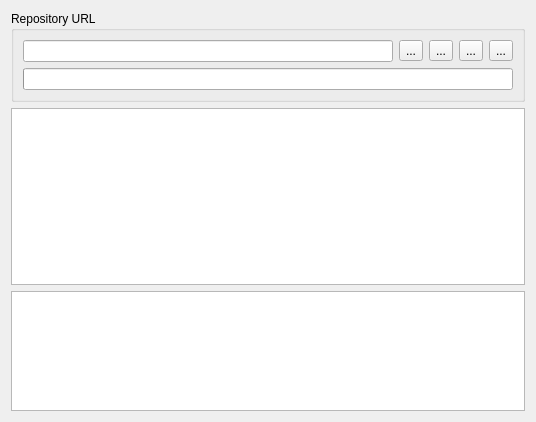
<?xml version="1.0" encoding="UTF-8"?>
<ui version="4.0">
 <class>TemplateManager</class>
 <widget class="QWidget" name="TemplateManager">
  <property name="geometry">
   <rect>
    <x>0</x>
    <y>0</y>
    <width>536</width>
    <height>422</height>
   </rect>
  </property>
  <property name="windowTitle">
   <string>Form</string>
  </property>
  <layout class="QVBoxLayout" name="verticalLayout">
   <item>
    <widget class="QGroupBox" name="groupBox">
     <property name="title">
      <string>Repository URL</string>
     </property>
     <layout class="QGridLayout" name="gridLayout">
      <item row="0" column="0">
       <widget class="QLineEdit" name="repoUrl"/>
      </item>
      <item row="0" column="1">
       <widget class="QToolButton" name="updateRepository">
        <property name="text">
         <string>...</string>
        </property>
        <property name="icon">
         <iconset resource="resources/resources.qrc">
          <normaloff>:/images/actions/view-refresh.svg</normaloff>:/images/actions/view-refresh.svg</iconset>
        </property>
       </widget>
      </item>
      <item row="0" column="2">
       <widget class="QToolButton" name="selectAll">
        <property name="text">
         <string>...</string>
        </property>
        <property name="icon">
         <iconset resource="resources/resources.qrc">
          <normaloff>:/images/actions/edit-select-all.svg</normaloff>:/images/actions/edit-select-all.svg</iconset>
        </property>
       </widget>
      </item>
      <item row="0" column="3">
       <widget class="QToolButton" name="unselectAll">
        <property name="text">
         <string>...</string>
        </property>
        <property name="icon">
         <iconset resource="resources/resources.qrc">
          <normaloff>:/images/actions/deletecell.svg</normaloff>:/images/actions/deletecell.svg</iconset>
        </property>
       </widget>
      </item>
      <item row="0" column="4">
       <widget class="QToolButton" name="downloadFromRepo">
        <property name="text">
         <string>...</string>
        </property>
        <property name="icon">
         <iconset resource="resources/resources.qrc">
          <normaloff>:/images/actions/edit-download.svg</normaloff>:/images/actions/edit-download.svg</iconset>
        </property>
       </widget>
      </item>
      <item row="1" column="0" colspan="5">
       <widget class="QProgressBar" name="totalProgressBar"/>
      </item>
     </layout>
    </widget>
   </item>
   <item>
    <widget class="QListWidget" name="widgetList">
     <property name="sizePolicy">
      <sizepolicy hsizetype="Expanding" vsizetype="Expanding">
       <horstretch>0</horstretch>
       <verstretch>1</verstretch>
      </sizepolicy>
     </property>
     <property name="editTriggers">
      <set>QAbstractItemView::NoEditTriggers</set>
     </property>
     <property name="alternatingRowColors">
      <bool>true</bool>
     </property>
    </widget>
   </item>
   <item>
    <widget class="QTextBrowser" name="textBrowser">
     <property name="maximumSize">
      <size>
       <width>16777215</width>
       <height>120</height>
      </size>
     </property>
    </widget>
   </item>
  </layout>
 </widget>
 <resources>
  <include location="resources/resources.qrc"/>
 </resources>
 <connections/>
</ui>
